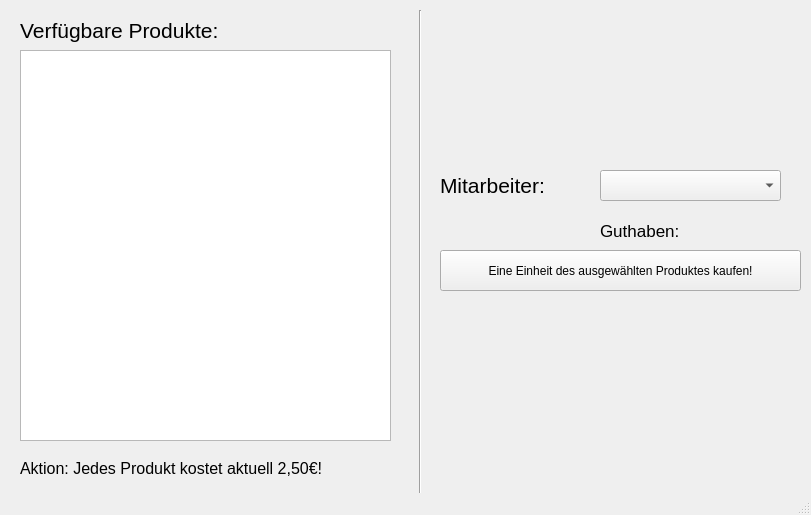
<?xml version="1.0" encoding="UTF-8"?>
<ui version="4.0">
 <class>Produktauswahl</class>
 <widget class="QMainWindow" name="Produktauswahl">
  <property name="geometry">
   <rect>
    <x>0</x>
    <y>0</y>
    <width>811</width>
    <height>515</height>
   </rect>
  </property>
  <property name="windowTitle">
   <string notr="true">Produktauswahl</string>
  </property>
  <widget class="QWidget" name="centralwidget">
   <widget class="QListView" name="listView">
    <property name="geometry">
     <rect>
      <x>20</x>
      <y>50</y>
      <width>371</width>
      <height>391</height>
     </rect>
    </property>
   </widget>
   <widget class="QLabel" name="label">
    <property name="geometry">
     <rect>
      <x>20</x>
      <y>10</y>
      <width>271</width>
      <height>41</height>
     </rect>
    </property>
    <property name="font">
     <font>
      <pointsize>16</pointsize>
     </font>
    </property>
    <property name="text">
     <string>Verfügbare Produkte:</string>
    </property>
   </widget>
   <widget class="QLabel" name="label_2">
    <property name="geometry">
     <rect>
      <x>20</x>
      <y>460</y>
      <width>381</width>
      <height>16</height>
     </rect>
    </property>
    <property name="font">
     <font>
      <pointsize>12</pointsize>
     </font>
    </property>
    <property name="text">
     <string>Aktion: Jedes Produkt kostet aktuell 2,50€!</string>
    </property>
   </widget>
   <widget class="Line" name="line">
    <property name="geometry">
     <rect>
      <x>410</x>
      <y>10</y>
      <width>20</width>
      <height>521</height>
     </rect>
    </property>
    <property name="orientation">
     <enum>Qt::Vertical</enum>
    </property>
   </widget>
   <widget class="QComboBox" name="comboBox">
    <property name="geometry">
     <rect>
      <x>600</x>
      <y>170</y>
      <width>181</width>
      <height>31</height>
     </rect>
    </property>
   </widget>
   <widget class="QLabel" name="label_3">
    <property name="geometry">
     <rect>
      <x>440</x>
      <y>170</y>
      <width>141</width>
      <height>31</height>
     </rect>
    </property>
    <property name="font">
     <font>
      <pointsize>16</pointsize>
     </font>
    </property>
    <property name="text">
     <string>Mitarbeiter:</string>
    </property>
   </widget>
   <widget class="QPushButton" name="pushButton">
    <property name="geometry">
     <rect>
      <x>440</x>
      <y>250</y>
      <width>361</width>
      <height>41</height>
     </rect>
    </property>
    <property name="font">
     <font>
      <weight>50</weight>
      <bold>false</bold>
     </font>
    </property>
    <property name="text">
     <string>Eine Einheit des ausgewählten Produktes kaufen!</string>
    </property>
   </widget>
   <widget class="QLabel" name="label_4">
    <property name="geometry">
     <rect>
      <x>600</x>
      <y>220</y>
      <width>241</width>
      <height>21</height>
     </rect>
    </property>
    <property name="font">
     <font>
      <pointsize>13</pointsize>
     </font>
    </property>
    <property name="text">
     <string>Guthaben:</string>
    </property>
   </widget>
  </widget>
  <widget class="QStatusBar" name="statusbar"/>
 </widget>
 <resources/>
 <connections/>
</ui>
